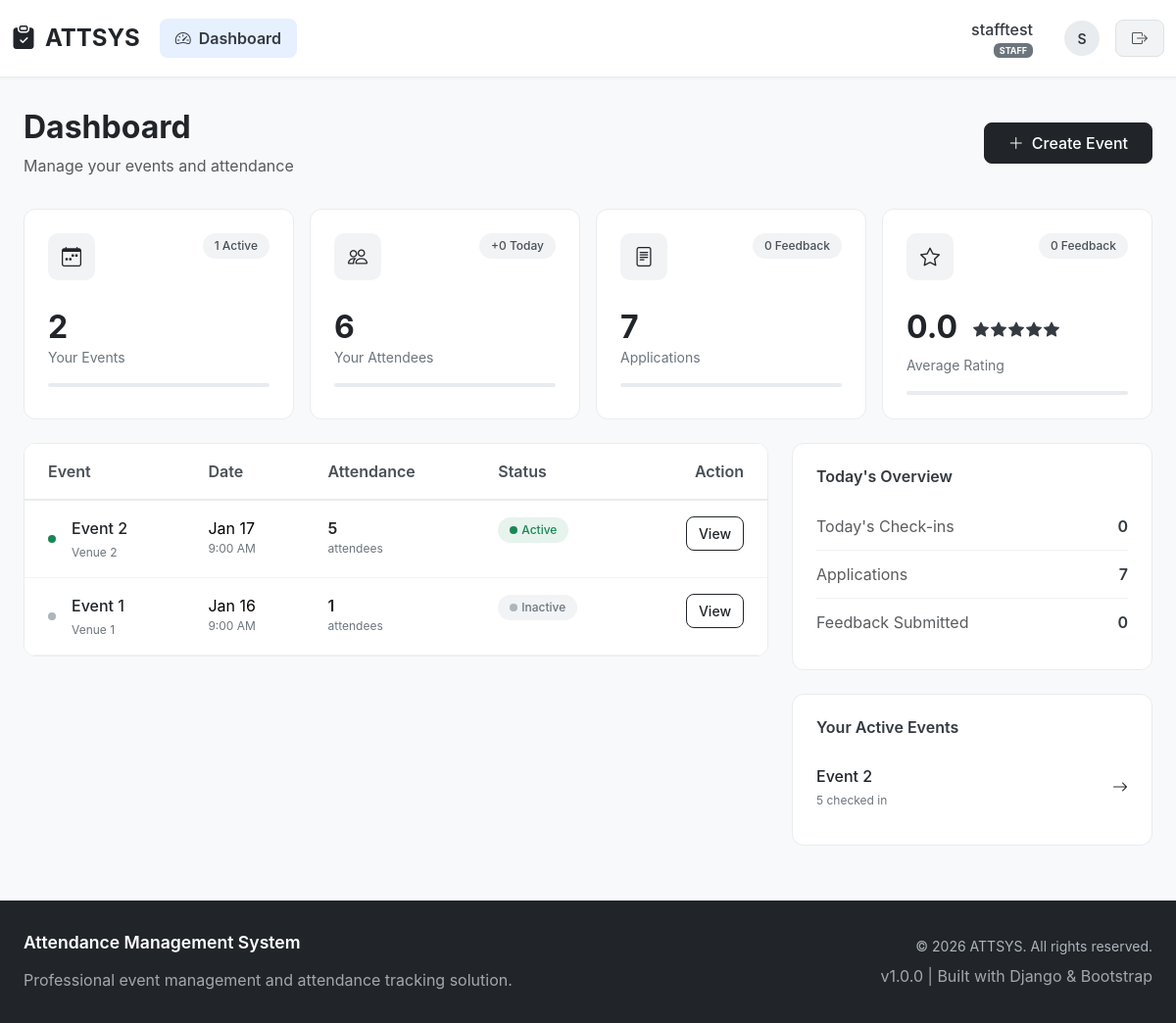
The app's page /dashboard/ (signed in), older data.
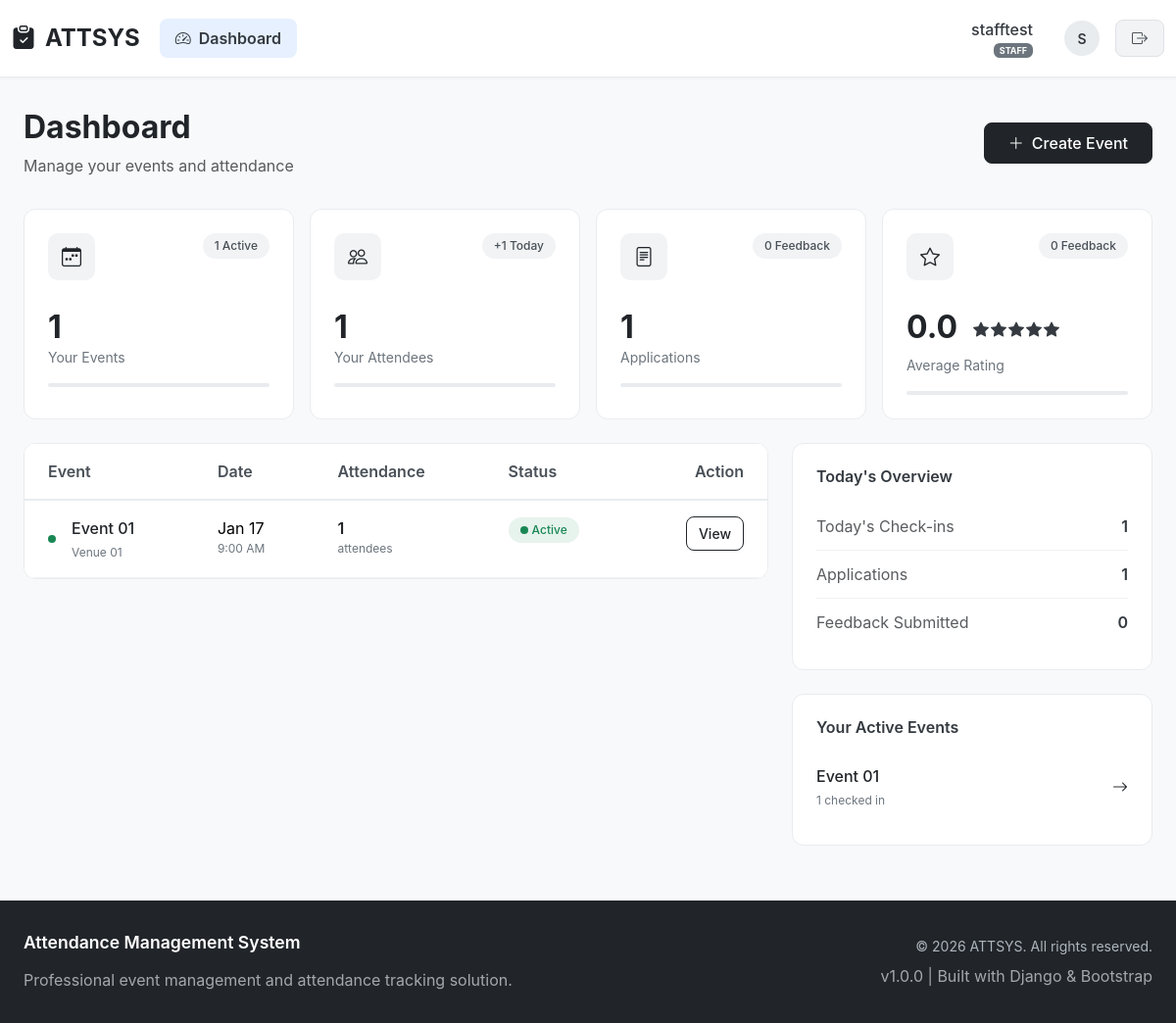
The same page, newer data.
### attsys/models.py (models this page shows, shortened)
class Event(models.Model):
    title = models.CharField(max_length=200)
    description = models.TextField(blank=True)
    venue = models.CharField(max_length=200)
    date = models.DateField()
    start_time = models.TimeField()
    end_time = models.TimeField()
    created_by = models.ForeignKey(
        User,
        on_delete=models.CASCADE,
        related_name='events'
    )
    assigned_staff = models.ManyToManyField(
        settings.AUTH_USER_MODEL,
        blank=True,
        related_name='assigned_events'
    )
    check_in_token = models.UUIDField(default=uuid.uuid4, unique=True)
    is_active = models.BooleanField(default=False)
    created_at = models.DateTimeField(auto_now_add=True)

### attsys/views.py (the view)
# urls.py: path('dashboard/', views.dashboard, name='dashboard'),
@login_required
def dashboard(request):
    if not request.user.is_active:
        return redirect('login')
    today = malaysia_now().date()
    if request.user.role == 'ADMIN':
        total_events = Event.objects.count()
        total_attendees = Attendee.objects.count()
        total_staff = User.objects.filter(role='STAFF', is_active=True).count()
        total_feedback = Feedback.objects.count()
        total_applications = Application.objects.count()
        today_checkins = Attendee.objects.filter(
            attended_at__date=today
        ).count()
        active_events = Event.objects.filter(is_active=True).count()
        avg_rating = Feedback.objects.aggregate(Avg('rating'))['rating__avg']
        events = Event.objects.order_by('-created_at')[:10]
        return render(request, 'dashboard.html', {
            'total_events': total_events,
            'total_attendees': total_attendees,
            'total_staff': total_staff,  # Only for admin
            'total_feedback': total_feedback,
            'total_applications': total_applications,
            'today_checkins': today_checkins,
            'active_events': active_events,
            'avg_rating': avg_rating,
            'events': events,
            'is_admin': True  # Add this flag
        })
    else:
        user_events = Event.objects.filter(created_by=request.user)
        total_events = user_events.count()
        total_attendees = Attendee.objects.filter(event__in=user_events).count()
        total_feedback = Feedback.objects.filter(event__in=user_events).count()
        total_applications = Application.objects.filter(event__in=user_events).count()
        today_checkins = Attendee.objects.filter(
            event__in=user_events,
            attended_at__date=today
        ).count()
        active_events = user_events.filter(is_active=True).count()
        avg_rating = Feedback.objects.filter(
            event__in=user_events
        ).aggregate(Avg('rating'))['rating__avg']
        events = user_events.order_by('-created_at')[:10]
        return render(request, 'dashboard.html', {
            'total_events': total_events,
            'total_attendees': total_attendees,
            'total_feedback': total_feedback,
            'total_applications': total_applications,
            'today_checkins': today_checkins,
            'active_events': active_events,
            'avg_rating': avg_rating,
            'events': events,
            'is_admin': False  # Add this flag
        })

### attsys/views.py (called while the page is built)
def malaysia_now():
    return timezone.now() + timedelta(hours=8)

### attsys/templates/dashboard.html (shortened to what the changed rows need)
{% extends 'base.html' %}
{% block content %}
<div class="dashboard-container">
    <div class="page-header">
        <div class="d-flex justify-content-between align-items-center">
            <div>
                <h1 class="h2 fw-bold mb-2 text-dark">Dashboard</h1>
            </div>
        </div>
    </div>
    <div class="row g-3 mb-4">
        <div class="col-xl-3 col-lg-6 col-md-6">
            <div class="stat-card">
                <div class="d-flex justify-content-between align-items-start mb-3">
                    <div class="stat-icon">
                    </div>
                    <span class="stat-badge">
                    </span>
                </div>
                <div class="stat-value">{{ total_events }}</div>
                <div class="stat-label">
                    {% if user.role == 'ADMIN' %}
                    Total Events
                    {% else %}
                    Your Events
                    {% endif %}
                </div>
                <div class="progress-thin mt-2">
                </div>
            </div>
        </div>
        <div class="col-xl-3 col-lg-6 col-md-6">
            <div class="stat-card">
                <div class="d-flex justify-content-between align-items-start mb-3">
                    <div class="stat-icon">
                        <i class="bi bi-people"></i>
                    </div>
                    <span class="stat-badge">
                        +{{ today_checkins|default:0 }} Today
                    </span>
                </div>
                <div class="stat-value">{{ total_attendees }}</div>
                <div class="stat-label">
                    {% if user.role == 'ADMIN' %}
                    Total Attendees
                    {% else %}
                    Your Attendees
                    {% endif %}
                </div>
                <div class="progress-thin mt-2">
                </div>
            </div>
        </div>
        {% if user.role == 'ADMIN' %}
        <div class="col-xl-3 col-lg-6 col-md-6">
            <div class="stat-card">
                <div class="d-flex justify-content-between align-items-start mb-3">
                    <div class="stat-icon">
                        <i class="bi bi-person-badge"></i>
                    </div>
                    <a href="{% url 'manage_staff' %}" class="text-decoration-none text-dark fs-8">
                        Manage →
                    </a>
                </div>
                <div class="stat-value">{{ total_staff|default:0 }}</div>
                <div class="stat-label">Staff Members</div>
                <div class="progress-thin mt-2">
                    <div class="progress-bar bg-dark" role="progressbar" style="width: 75%"></div>
                </div>
            </div>
        </div>
        {% else %}
        <div class="col-xl-3 col-lg-6 col-md-6">
            <div class="stat-card">
                <div class="d-flex justify-content-between align-items-start mb-3">
                    <div class="stat-icon">
                        <i class="bi bi-file-text"></i>
                    </div>
                    <span class="stat-badge">
                        {{ total_feedback|default:0 }} Feedback
                    </span>
                </div>
                <div class="stat-value">{{ total_applications|default:0 }}</div>
                <div class="stat-label">Applications</div>
                <div class="progress-thin mt-2">
                </div>
            </div>
        </div>
        {% endif %}
        <div class="col-xl-3 col-lg-6 col-md-6">
            <div class="stat-card">
                <div class="d-flex align-items-center mb-2">
                    <div class="star-rating">
                        {% with rating=avg_rating|default:0 %}
                        {% for i in "12345"|make_list %}
                        <i class="bi bi-star-fill {% if forloop.counter <= rating %}text-warning{% else %}text-gray-300{% endif %}"></i>
                        {% endfor %}
                        {% endwith %}
                    </div>
                </div>
            </div>
        </div>
    </div>
    <div class="row">
        <div class="col-lg-8 mb-4">
            <div class="dashboard-section">
                <div class="dashboard-table">
                    <div class="table-responsive">
                        <table class="table table-hover mb-0">
                            <thead>
                                <tr>
                                    <th class="ps-4">Event</th>
                                    <th>Date</th>
                                    <th>Attendance</th>
                                    <th>Status</th>
                                    <th class="pe-4 text-end">Action</th>
                                </tr>
                            </thead>
                            <tbody>
                                {% for event in events %}
                                <tr>
                                    <td class="ps-4">
                                        <div class="d-flex align-items-center">
                                            <div class="event-indicator {% if event.is_active %}indicator-active{% else %}indicator-inactive{% endif %} me-3"></div>
                                            <div>
                                                <div class="event-title">{{ event.title|truncatechars:30 }}</div>
                                                <div class="event-meta">{{ event.venue|truncatechars:25 }}</div>
                                            </div>
                                        </div>
                                    </td>
                                    <td>
                                        <div>{{ event.date|date:"M d" }}</div>
                                        <div class="event-meta">{{ event.start_time|time:"g:i A" }}</div>
                                    </td>
                                    <td>
                                        <div class="attendance-count">{{ event.attendees.count }}</div>
                                        <div class="event-meta">attendees</div>
                                    </td>
                                    <td>
                                        <span class="event-status {% if event.is_active %}status-active{% else %}status-inactive{% endif %}">
                                            <span class="event-indicator {% if event.is_active %}indicator-active{% else %}indicator-inactive{% endif %} me-1"></span>
                                            {% if event.is_active %}Active{% else %}Inactive{% endif %}
                                        </span>
                                    </td>
                                    <td class="pe-4 text-end">
                                        <a href="{% url 'event_detail' event.id %}" class="btn btn-outline-dark btn-action">
                                            View
                                        </a>
                                    </td>
                                </tr>
                                {% endfor %}
                            </tbody>
                        </table>
                    </div>
                </div>
            </div>
        </div>
        <div class="col-lg-4">
            <div class="quick-stats-card mb-4">
                <div class="quick-stat-item">
                    <span class="text-muted">Today's Check-ins</span>
                    <span class="fw-semibold">{{ today_checkins|default:0 }}</span>
                </div>
                <div class="quick-stat-item">
                    <span class="text-muted">Applications</span>
                    <span class="fw-semibold">{{ total_applications|default:0 }}</span>
                </div>
            </div>
            <div class="quick-stats-card">
                {% if active_events > 0 %}
                <ul class="active-events-list">
                    {% for event in events %}
                        {% if event.is_active and forloop.counter <= 3 %}
                        <li class="active-event-item">
                            <div>
                                <div class="event-title">{{ event.title|truncatechars:20 }}</div>
                                <div class="event-meta">{{ event.attendees.count }} checked in</div>
                            </div>
                            <a href="{% url 'event_detail' event.id %}" class="text-decoration-none text-dark">
                                <i class="bi bi-arrow-right"></i>
                            </a>
                        </li>
                        {% endif %}
                    {% endfor %}
                </ul>
                {% else %}
                <div class="empty-state py-3">
                    <i class="bi bi-pause-circle"></i>
                    <p class="mt-2 mb-0 fs-8">No active events</p>
                </div>
                {% endif %}
            </div>
        </div>
    </div>
</div>
{% endblock %}

Row changes from the older to the newer data that the page shows:
removed Event: is_active True (drawn), title "Event 2", venue "Venue 2", date "Jan 17", start_time "9:00 AM", attendees.count "5"
removed Event: is_active False (drawn), title "Event 1", venue "Venue 1", date "Jan 16", start_time "9:00 AM", attendees.count "1"
added Event: is_active True (drawn), title "Event 01", venue "Venue 01", date "Jan 17", start_time "9:00 AM", attendees.count "1"
Text that changed along with them:
{{ total_events }}: "2" → "1"
{{ today_checkins|default:0 }}: "0" → "1"
{{ total_attendees }}: "6" → "1"
{{ total_applications|default:0 }}: "7" → "1"
